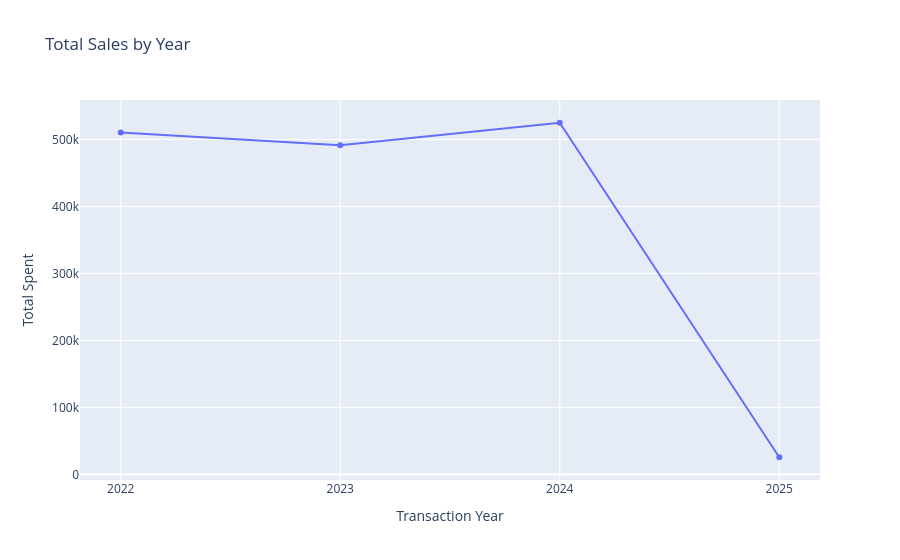

Here is the notebook cell this chart was saved with:
### Code cell
# Q. How did total sales change across the transaction years?
"""
Insight...
Total sales fluctuated across the years, peaking in 2024 before dropping sharply in 2025.
"""

yearly_sales = df.groupby("Transaction Year", as_index=False)["Total Spent"].sum()
yearly_sales["Transaction Year"] = yearly_sales["Transaction Year"].astype(str)

fig = px.line(
    yearly_sales,
    x="Transaction Year",
    y="Total Spent",
    title="Total Sales by Year",
    markers=True,
)

fig.show()

### Figure 1 — Plotly figure (JSON) as saved in the notebook; plotly's stock layout.template omitted (floating-point values rounded to 4 significant figures)
{"data": [{"hovertemplate": "Transaction Year=%{x}<br>Total Spent=%{y}<extra></extra>", "legendgroup": "", "line": {"color": "#636efa", "dash": "solid"}, "marker": {"symbol": "circle"}, "mode": "lines+markers", "name": "", "orientation": "v", "showlegend": false, "type": "scatter", "x": ["2022", "2023", "2024", "2025"], "xaxis": "x", "y": [510300.0, 491300.0, 524900.0, 25550.0], "yaxis": "y"}], "layout": {"legend": {"tracegroupgap": 0}, "title": {"text": "Total Sales by Year"}, "xaxis": {"anchor": "y", "domain": [0, 1], "title": {"text": "Transaction Year"}}, "yaxis": {"anchor": "x", "domain": [0, 1], "title": {"text": "Total Spent"}}}}
